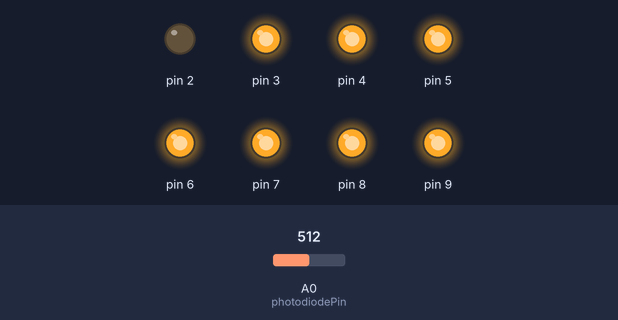
Recording of a sketch running on a simulated Arduino Uno, built with avr-gcc and run on an emulated ATmega328P. Shown: output pins drawn as LEDs (lit = HIGH). Inputs (shaded band) come from the test bench; at power-on: A0 (photodiodePin) = 512. What the sketch prints to the serial monitor is not drawn.

Above: at 0.1 s.
At 1.1 s:
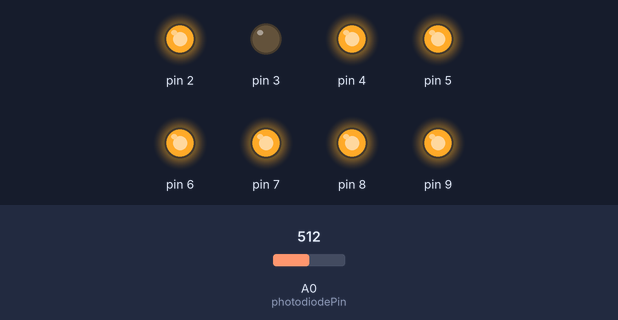
At 2.1 s:
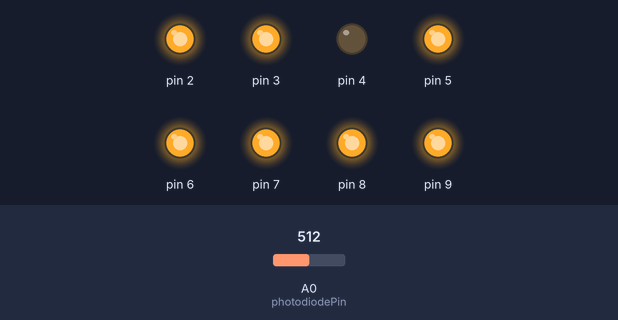
At 4.1 s:
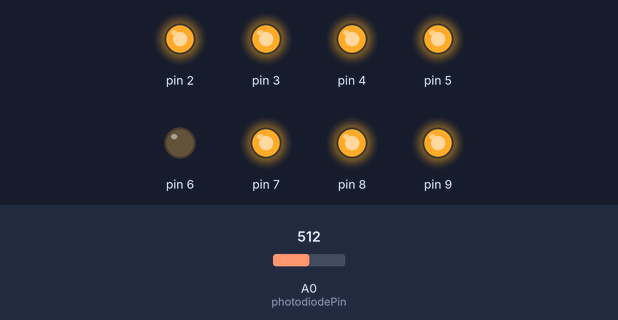
At 6.1 s:
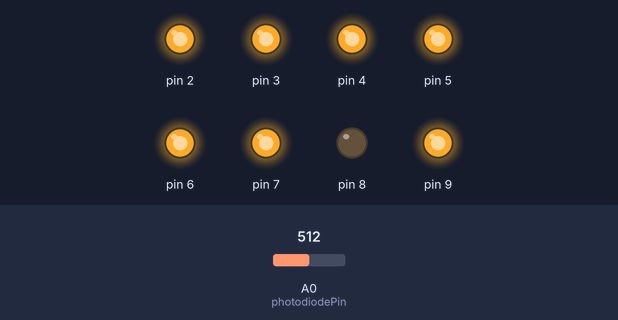
At 8.1 s:
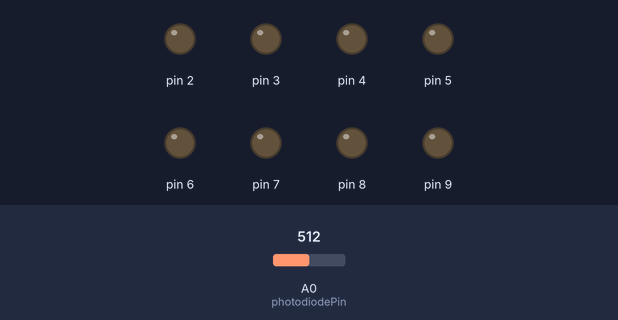
Timing chart, 0 to 9.6 s (numbered marks = the images above):
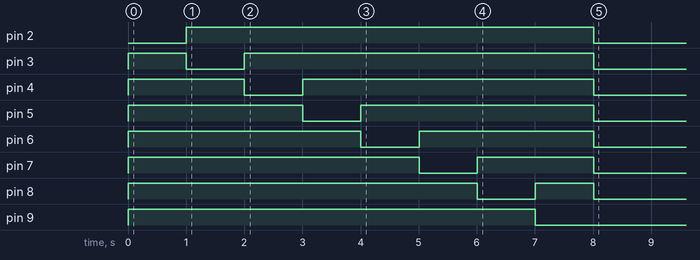

The sketch:

arduinolifetime.ino
```cpp
#define LEDON 1       // each led is on for this many seconds during sampling
#define SAMPLETIME 60 // total time for one sample - delay iteration
#define NUMLEDS 8     // will break if >12
#define NUMSAMPLES 10 // number of voltage samples averaged together for each LED measurement

// 10 LEDs on pins 2 -> NUMLEDS+2
int photodiodePin = A0;
long waittimems    = ((long)SAMPLETIME - (long)NUMLEDS * (long)LEDON)*(long)1000;

void setup() {
  // put your setup code here, to run once:
  for (int i = 2; i < NUMLEDS+2;i++) pinMode(i, OUTPUT);
  Serial.begin(9600);
}

void loop() {
  // put your main code here, to run repeatedly:

  // turning LEDs off
  for (int lednum = 0; lednum < NUMLEDS; lednum++) {
    digitalWrite(lednum+2, HIGH) ;
  }
  // sampling LEDs
  for (int lednum = 0; lednum < NUMLEDS; lednum++) {
    digitalWrite(lednum+2, LOW);
    delay(LEDON*1000);

    // average NUMSAMPLES vals
    float adcSum = 0;
    for (int samplenum = 0; samplenum < NUMSAMPLES; samplenum++) {
      adcSum += float(analogRead(photodiodePin));
    }
    adcSum /= NUMSAMPLES;

    Serial.print(String(5*adcSum/1023));
    if (lednum < NUMLEDS-1) Serial.print(",");
    digitalWrite(lednum+2, HIGH);
  }
  Serial.print("\n");
  // turning LEDs on
  for (int lednum = 0; lednum < NUMLEDS; lednum++) {
    digitalWrite(lednum+2, LOW);
  }
  delay(waittimems);

}
```

Measured:
- by itself, pin 2: LOW → HIGH at 1.0 s, → LOW 7.0 s later
- by itself, pin 3: LOW → HIGH at 0.00 s, → LOW 1.0 s later, → HIGH 1.0 s later, → LOW 6.0 s later
- by itself, pin 4: LOW → HIGH at 0.00 s, → LOW 2.0 s later, → HIGH 1.0 s later, → LOW 5.0 s later
- by itself, pin 5: LOW → HIGH at 0.00 s, → LOW 3.0 s later, → HIGH 1.0 s later, → LOW 4.0 s later
- by itself, pin 6: LOW → HIGH at 0.00 s, → LOW 4.0 s later, → HIGH 1.0 s later, → LOW 3.0 s later
- by itself, pin 7: LOW → HIGH at 0.00 s, → LOW 5.0 s later, → HIGH 1.0 s later, → LOW 2.0 s later
- by itself, pin 8: LOW → HIGH at 0.00 s, → LOW 6.0 s later, → HIGH 1.0 s later, → LOW 1.0 s later
- by itself, pin 9: LOW → HIGH at 0.00 s, → LOW 7.0 s later
